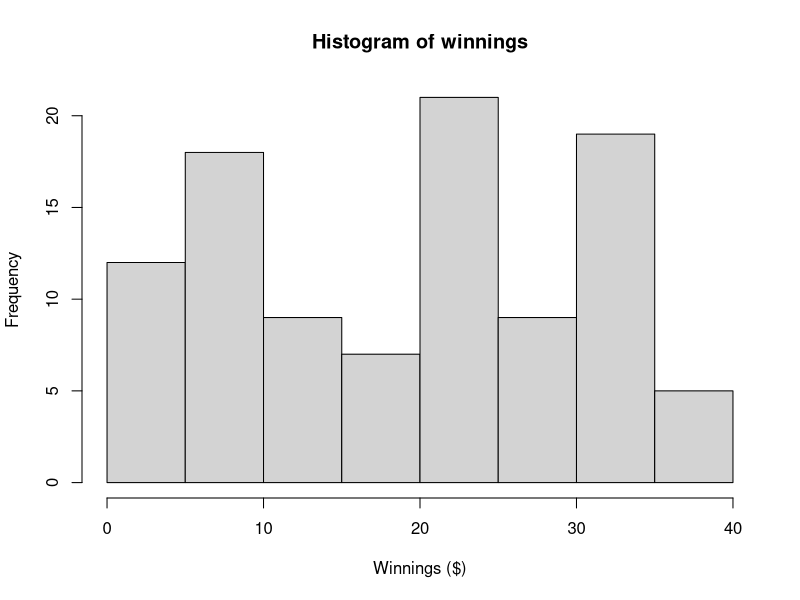
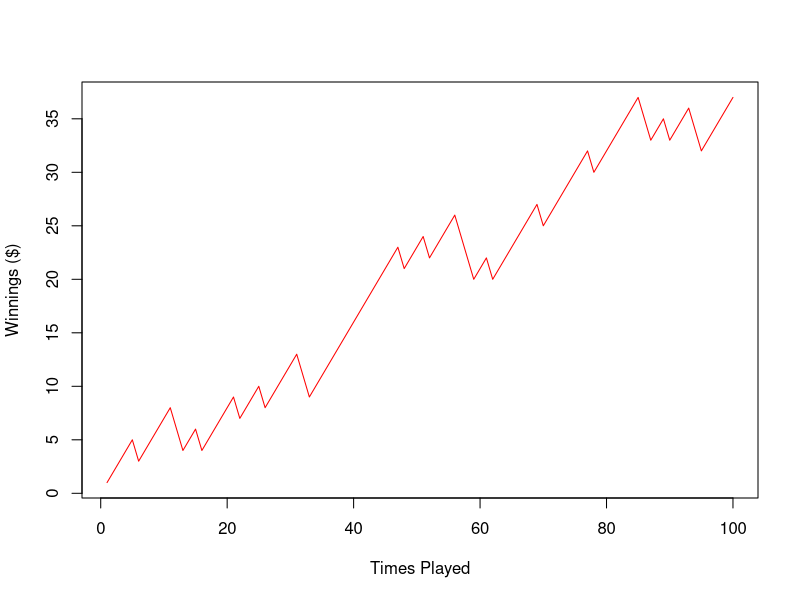

Write R code to recreate these figures, in order.
## ---- chunk 1
knitr::opts_chunk$set(echo=TRUE)
## ---- chunk 2
days = 1:365
classSample= sample(days,35,replace=TRUE)
if (length(unique(classSample))==35){
  print('I Lose')
}else{print('I win')}

## ---- chunk 3
days=1:365
bank=0
students=35
repeatn= 100
winnings=numeric()
for ( j in 1:repeatn)
  {classSample = sample(days,students,replace=TRUE)
  if (length(unique(classSample))==students)
  {bank = bank-2}
  else{bank=bank+1}
  winnings[j]=bank
  }
hist(winnings,xlab="Winnings ($)")

print(paste( 'Winnings =',winnings[repeatn]))
plot(winnings,type = 'l',col="red",xlab="Times Played",ylab="Winnings ($)")
